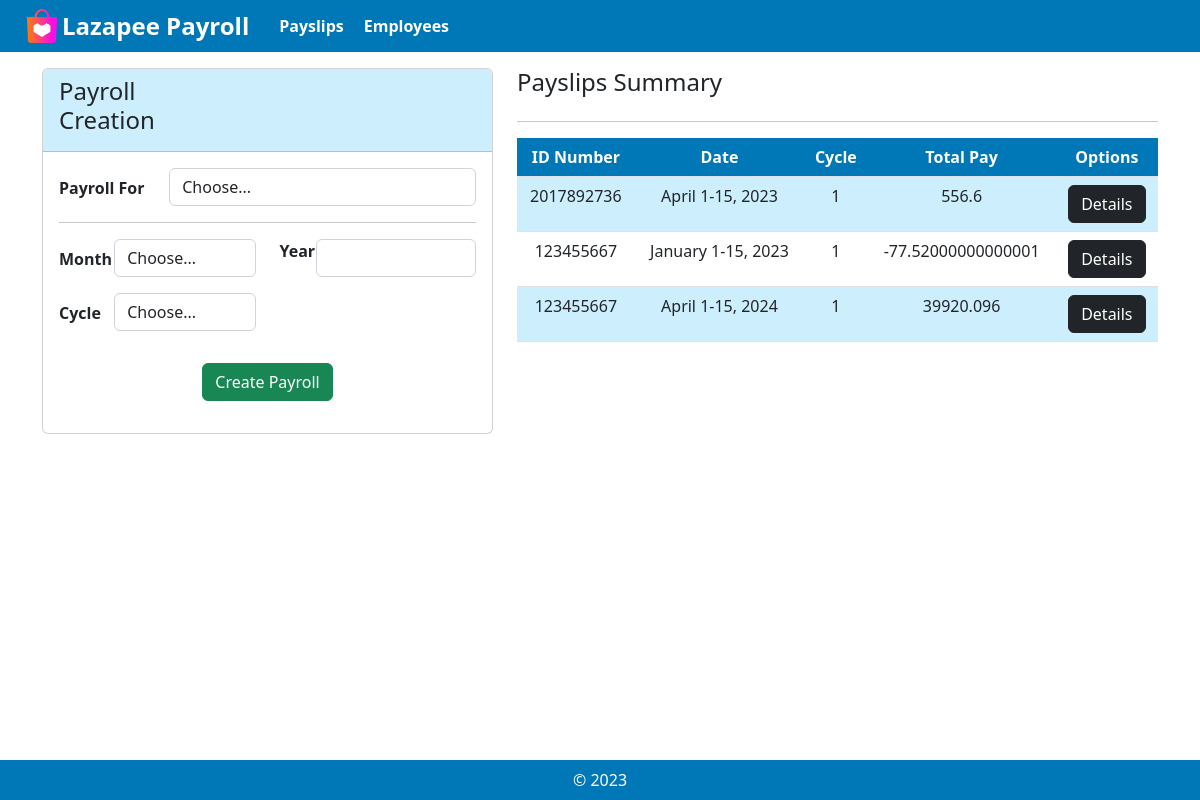
The app's page /createPayslip with its own data.
### payroll_app/models.py (models this page shows, shortened)
class Payslip(models.Model):
    id_number = models.ForeignKey(Employee, on_delete=models.CASCADE)
    month = models.CharField(max_length=300)
    date_range = models.CharField(max_length=300)
    year = models.CharField(max_length=300)
    pay_cycle = models.IntegerField()
    rate = models.FloatField()
    earnings_allowance = models.FloatField()
    deductions_tax = models.FloatField()
    deductions_health = models.FloatField()
    pag_ibig = models.FloatField()
    sss = models.FloatField()
    overtime = models.FloatField()
    total_pay = models.FloatField()
    objects = models.Manager()

class Employee(models.Model):
    name = models.CharField(max_length=300)
    id_number = models.CharField(max_length=300, unique=True)
    rate = models.FloatField()
    overtime_pay = models.FloatField(default=0.0, null=True, blank=True)
    allowance = models.FloatField(default=0.0, null=True, blank=True)
    objects = models.Manager()

### payroll_app/views.py (the view)
# urls.py: path('createPayslip', views.createPayslip, name = 'createPayslip'),
def createPayslip(request):
    employees = Employee.objects.all()
    payslips = Payslip.objects.all()
    pTable = []
    if (request.method == "POST"):
        id_in = request.POST.get("payFor")
        month = request.POST.get("monthSelect")
        year = request.POST.get("Year")
        pay_cycle = request.POST.get("Cycle")
        if id_in != "all employees":
            employee = get_object_or_404(Employee, id_number=id_in)
            employees_to_process = [employee]
        else:
            employees_to_process = employees
        for e in employees_to_process:
            rate = e.getRate()
            earnings_allowance = e.getAllowance()
            overtime = e.getOvertime()
            if (pay_cycle == "1"):
                pag_ibig = 100
                deductions_health = 0
                sss = 0
                deductions_tax = (((rate/2)+ earnings_allowance + overtime - pag_ibig) * 0.2)
                pay = (deductions_tax/0.2) - deductions_tax
                date_range = f"{month} 1-15, {year}"
            elif (pay_cycle == "2"):
                pag_ibig = 0
                deductions_health = 0.04*rate
                sss = 0.045*rate
                deductions_tax = (((rate/2) + earnings_allowance + overtime - deductions_health - sss) * 0.2)
                pay = (deductions_tax/0.2) - deductions_tax
                date_range = f"{month} 16-30, {year}"
            payslip = Payslip.objects.create(
                id_number=e,
                month=month,
                year=year,
                pay_cycle=pay_cycle,
                rate=rate,
                earnings_allowance=earnings_allowance,
                date_range=date_range,
                overtime=overtime,
                deductions_tax=deductions_tax,
                deductions_health=deductions_health,
                sss=sss,
                pag_ibig=pag_ibig,
                total_pay=pay,
            )
            pTable.append(payslip)
            Employee.objects.filter(id_number=e.id_number).update(overtime_pay=0)
        pTable = Payslip.objects.all()
        return render(request, 'payroll_app/Payslips.html', {'employees':employees, 'pTable': pTable, 'payslips':payslips})
    else:
        pTable = Payslip.objects.all()
        return render(request, 'payroll_app/Payslips.html', {'employees':employees, 'pTable': pTable, 'payslips':payslips})

### payroll_app/templates/payroll_app/Payslips.html (shortened to what this page needs)
{% extends 'payroll_app/Navbar.html' %}
{% load static %}
        {% block content %}
        <div class="container-fluid">
            <div class="col-12 mx-auto">
                <div class="row">
                    <div class="col-md-5">
                        <div class="card">
                            <div class="card-header " style="background-color: #cdeefd;">
                                <div class="col-md-12">
                                    <div class="row">
                                        <div class="col-md-5">
                                            <b><h4>Payroll Creation </h4></b>
                                        </div>
                                        <div class="col-md-7">
                                        </div>
                                    </div>
                                </div>
                            </div>
                            <div class="card-body">
                                <form method='POST' action="{% url 'createPayslip'%}">
                                    <div class="form-group row mb-3">
                                        <div class="col-md-12">
                                            <div class="row">
                                                <div class="col-md-3">
                                                    <label for="payFor" class="pt-2"><b>Payroll For</b></label>
                                                </div>
                                                <div class="col-md-9">
                                                    <select id="payFor" name="payFor" class="form-control">
                                                        <option disabled selected>Choose...</option>
                                                    </select>
                                                </div>
                                            </div>
                                        </div>
                                    </div>
                                    <hr>
                                    <div class="form-group row mb-3">
                                        <div class="col-md-6">
                                            <div class="row">
                                                <div class="col-md-3">
                                                    <label for="monthSelect" class="pt-2"><b>Month</b></label>
                                                </div>
                                                <div class="col-md-9">
                                                    <select id="inputState" name="monthSelect" class="form-control">
                                                        <option value="" disabled selected>Choose...</option>
                                                    </select>
                                                </div>
                                            </div>
                                        </div>
                                        <div class="col-md-6">
                                            <div class="row">
                                                <div class="col-md-2">
                                                    <label for="Year"><b>Year</b></label>
                                                </div>
                                                <div class="col-md-10">
                                                    <input id="Year" class="form-control" type="number" name="Year" min=0>
                                                </div>
                                            </div>
                                        </div>
                                    </div>
                                    <div class="form-group row mb-3">
                                        <div class="col-md-6">
                                            <div class="row">
                                                <div class="col-md-3">
                                                    <label for="Cycle" class="pt-2"><b>Cycle</b></label>
                                                </div>
                                                <div class="col-md-9">
                                                    <select id="Cycle" name = "Cycle" class="form-control">
                                                        <option disabled selected>Choose...</option>
                                                    </select>
                                                </div>
                                            </div>
                                        </div>
                                    </div>
                                    <div class="text-center">
                                        <button type="submit" class="btn btn-success mt-3">Create Payroll</button>
                                    </div>
                                </form>
                            </div>
                        </div>
                    </div>
                    <div class="col-md-7">
                        <div class="row">
                            <div class="col-md-5">
                                <b><h4>Payslips Summary</h4></b>
                            </div>
                            <div class="col-md-7">
                            </div>
                        </div>
                        <hr>
                        <div class="row">
                            <div class="col-12">
                                <table class="table custom-table-striped">
                                    <thead class="text-center" style="background-color: #0077b6; color: white;">
                                        <th scope="col"> ID Number </th>
                                        <th scope="col"> Date </th>
                                        <th scope="col"> Cycle </th>
                                        <th scope="col"> Total Pay </th>
                                        <th scope="col" class="text-center">Options</th>
                                    </thead>
                                    <tbody>
                                        {% for e in payslips %}
                                        <tr class="text-center" style="background-color: {% cycle '#cdeefd' '#ffffff' %};">
                                            <td>  {{ e.id_number.id_number }} </td>
                                            <td>  {{ e.date_range }} </td>
                                            <td>  {{ e.pay_cycle }} </td>
                                            <td>  {{ e.total_pay }} </td>
                                            <td>
                                                <div class="row text-center">
                                                    <div class='col-md-12'>
                                                        <a href="{% url 'viewPayslips' id=e.pk %}"  class="btn btn-dark">Details</a>
                                                    </div>
                                                </div>
                                            </td>
                                        </tr>
                                        {% endfor %}
                                    </tbody>
                                </table>
                            </div>
                        </div>
                    </div>
                </div>
            </div>
        </div>
        {% endblock %}

### records on screen
Payslip: id_number.id_number "2017892736", date_range "April 1-15, 2023", pay_cycle "1", total_pay "556.6"
Payslip: id_number.id_number "123455667", date_range "January 1-15, 2023", pay_cycle "1", total_pay "-77.52000000000001"
Payslip: id_number.id_number "123455667", date_range "April 1-15, 2024", pay_cycle "1", total_pay "39920.096"
